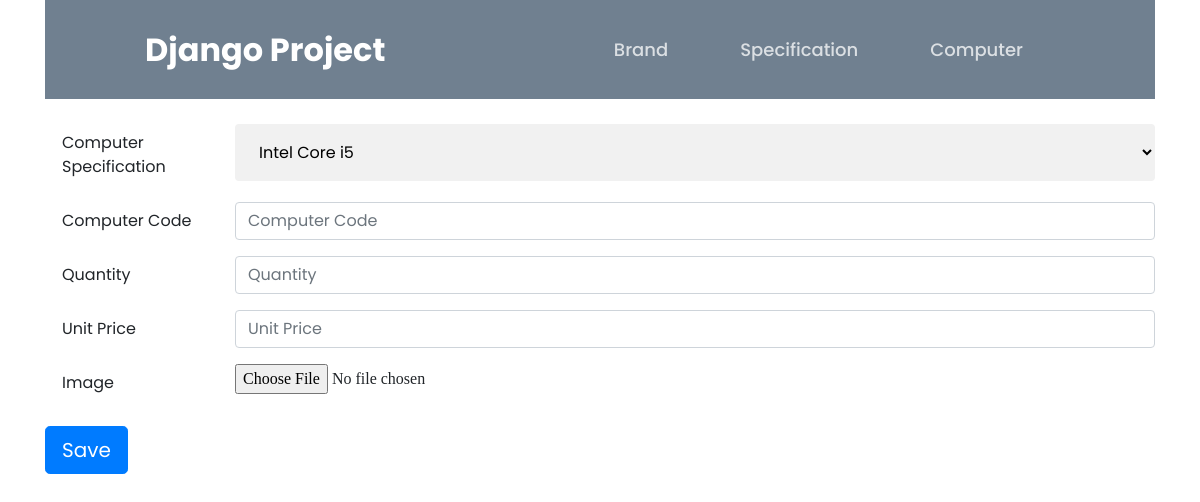
Page /add_computer on the earlier database version.
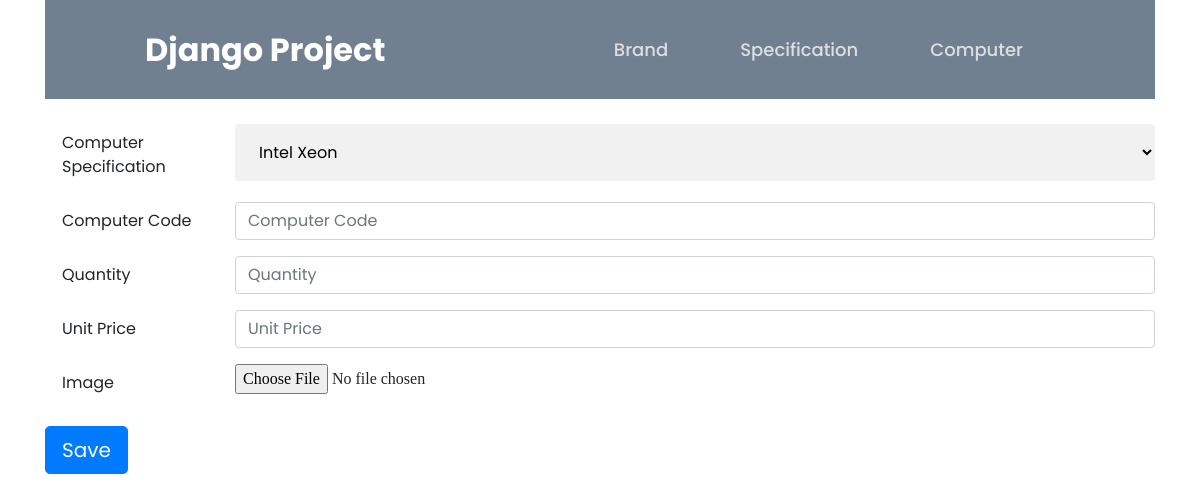
Same page on the later database version.
### computer/models.py (models this page shows, shortened)
class ComputerSpecification(models.Model):
    generation = models.CharField(max_length=20)
    price_min = models.DecimalField(max_digits=9, decimal_places= 2)
    price_max = models.DecimalField(max_digits=11, decimal_places= 2)
    ram = models.IntegerField()
    brand = models.ForeignKey(ComputerBrand, on_delete=models.CASCADE)

### computer/views.py (the view, shortened to what this page needs)
# urls.py: path('add_computer',views.add_computer, name='add_computer'),
def add_computer(request):
    totalPrice = 0.0
    message=''
    temp = ComputerSpecification.objects.all()
    specifications = []
    for specification in temp:
        specifications.append({"id": specification.id, "generation": specification.generation,})
    return render(request,'add_computer.html', {"specifications":specifications, 'message': message})

### templates/add_computer.html (shortened to what this page needs)
{% extends 'base.html' %} {% block title %}Add Computer{% endblock %} {% load
static %} {% block content %}
<form
  method="post"
  action="{% url 'computer:add_computer' %}"
  enctype="multipart/form-data"
>
  <div class="form-group row">
    <label
      for="computerGen"
      class="col-sm-2 col-form-label"
      style="padding-left: 2rem"
      >Computer Specification</label
    >
    <div class="col-sm-10">
      <select name="specificationId" id="cars">
        {% for specification in specifications %}
        <option value="{{specification.id}}">
          {{ specification.generation }}
        </option>
        {% endfor %}
      </select>
    </div>
  </div>
  <div class="form-group row">
    <label
      for="computerCode"
      class="col-sm-2 col-form-label"
      style="padding-left: 2rem"
      >Computer Code</label
    >
    <div class="col-sm-10">
      <input
        type="number"
        class="form-control"
        id="computerCode"
        name="computerCode"
        placeholder="Computer Code"
        value="{{computer_code}}"
        required
      />
    </div>
  </div>
  <div class="form-group row">
    <label
      for="quantity"
      class="col-sm-2 col-form-label"
      style="padding-left: 2rem"
      >Quantity</label
    >
    <div class="col-sm-10">
      <input
        type="number"
        min="1"
        max="10000"
        value="{{quantity}}"
        class="form-control"
        id="quantity"
        name="quantity"
        placeholder="Quantity"
        required
      />
    </div>
  </div>
  <div class="form-group row">
    <label
      for="quantity"
      class="col-sm-2 col-form-label"
      style="padding-left: 2rem"
      >Unit Price</label
    >
    <div class="col-sm-10">
      <input
        type="number"
        class="form-control"
        id="unitPrice"
        name="unitPrice"
        placeholder="Unit Price"
        required
      />
    </div>
  </div>
  <div class="form-group row">
    <label
      for="image"
      class="col-sm-2 col-form-label"
      style="padding-left: 2rem"
      >Image</label
    >
    <div class="form-group row">
      <input
        type="file"
        class="form-control-file"
        id="customFile"
        name="files"
        accept="image/*"
        required
        style="margin-left: 30px"
      />
    </div>
  </div>
  <div class="form-group row">
    <div class="col-sm-10">
      <button type="submit" class="btn btn-primary btn-lg">Save</button>
    </div>
  </div>
</form>
{% endblock %}

Differences in the rows shown:
removed ComputerSpecification: specificationId "Intel Core i5"
added ComputerSpecification: specificationId "Intel Xeon"
